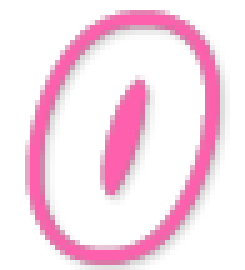
#> input picture image/default-0.png, 49 x 54 px (shown 5 times larger); its folder holds 4 pictures in this run
$ python background.py
#> lines starting #> are read from the running program, lines starting #| are printed output that depends on the picture
from PIL import Image
import math

def dec2bin(n, l):
    s = str(bin(n))
    return '0' * (l + 2 - len(s)) + s[2:]

mif = open('default.mif', 'w')
mif.write('WIDTH = 10;\n')
mif.write('DEPTH = 16384;\n')
mif.write('ADDRESS_RADIX = BIN;\n')
mif.write('DATA_RADIX = BIN;\n')
mif.write('CONTENT BEGIN\n')

for index in range(10):
    image = Image.open("default-" + str(index) + ".png").convert("RGBA")
#> image is the input picture: PIL image 49x54 RGBA; mean R, G, B, A 197.6, 167.3, 182.2, 149.2
    newImage = Image.new("RGBA", (50, 75))
#> newImage: PIL image 50x75 RGBA; every value is 0
    left = math.floor((newImage.size[0] - image.size[0]) / 2)
#> left = 0
    top = math.floor((newImage.size[1] - image.size[1]) / 2)
#> top = 10
    width = image.size[0]
#> width = 49
    height = image.size[1]
#> height = 54
    newWidth = newImage.size[0]
#> newWidth = 50
    newHeight = newImage.size[1]
#> newHeight = 75
    for i in range(top):
        for j in range(newWidth):
            newImage.putpixel((j, i), (255, 255, 255, 0))
    for i in range(top, top + height):
        for j in range(left):
            newImage.putpixel((j, i), (255, 255, 255, 0))
        for j in range(left, left + width):
            newImage.putpixel((j, i), image.getpixel((j - left, i - top)))
        for j in range(left + width, newWidth):
            newImage.putpixel((j, i), (255, 255, 255, 0))
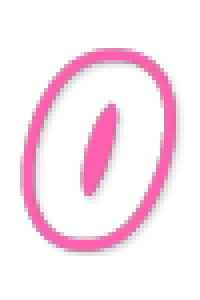
#> newImage: PIL image 50x75 RGBA (shown 4 times larger); mean R, G, B, A 177.1, 155.7, 166.2, 105.3; transparent parts drawn white
    for i in range(top + height, newHeight):
        for j in range(newWidth):
            newImage.putpixel((j, i), (255, 255, 255, 0))
    newImage.thumbnail((20, 30))
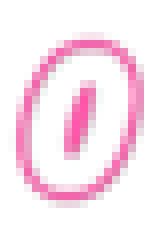
#> newImage: PIL image 20x30 RGBA (shown 8 times larger); mean R, G, B, A 113.8, 88, 100.6, 105.5; transparent parts drawn white
    newImage.save("small-default-" + str(index) + ".png")

    s1 = dec2bin(index, 4)
    for x in range(32):
        s2 = dec2bin(x, 5)
        for y in range(32):
            s3 = dec2bin(y, 5)
            if x < 20 and y < 30:
                pixel = newImage.getpixel((x, y))
                r = dec2bin(pixel[0], 8)[:3]
                g = dec2bin(pixel[1], 8)[:3]
                b = dec2bin(pixel[2], 8)[:3]
                a = '0' if pixel[3] == 0 else '1'
                mif.write(s1 + s2 + s3 + ' : ' + r + g + b + a +';\n')
            else:
                mif.write(s1 + s2 + s3 + ' : 1111111110;\n')
#> pass 2 of the loop `for index in range(10):`:
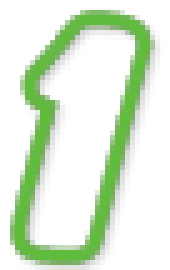
#> input picture image/default-1.png, 34 x 54 px (shown 5 times larger)
#> image is the input picture: PIL image 34x54 RGBA; mean R, G, B, A 135.2, 152.9, 128.1, 137
#> after the loop `for i in range(top, top + height):`:
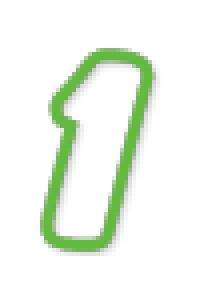
#> newImage: PIL image 50x75 RGBA (shown 4 times larger); mean R, G, B, A 158.9, 167.6, 155.5, 67.1; transparent parts drawn white
#> `newImage.thumbnail((20, 30))`:
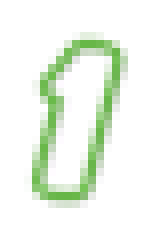
#> newImage: PIL image 20x30 RGBA (shown 8 times larger); mean R, G, B, A 55.7, 67.5, 51.1, 67.3; transparent parts drawn white
#> the loop `for x in range(32):` made 32 passes
#> s2 on passes 2 to 6: '00001', '00010', '00011', '00100', '00101'
#> pass 3 of the loop `for index in range(10):`:
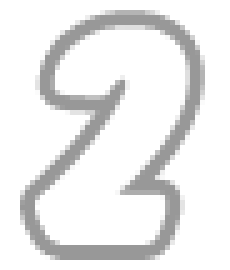
#> input picture image/default-2.png, 46 x 54 px (shown 5 times larger)
#> image is the input picture: PIL image 46x54 RGBA; mean R, G, B, A 228, 228, 228, 129
#> after the loop `for i in range(top, top + height):`:
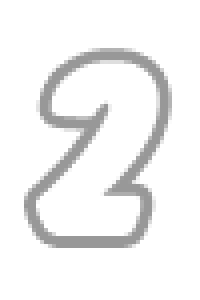
#> newImage: PIL image 50x75 RGBA (shown 4 times larger); mean R, G, B, A 199.7, 199.7, 199.7, 85.5; transparent parts drawn white
#> `newImage.thumbnail((20, 30))`:
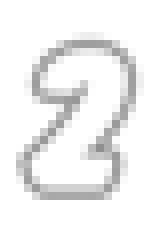
#> newImage: PIL image 20x30 RGBA (shown 8 times larger); mean R, G, B, A 85.2, 85.2, 85.2, 85.9; transparent parts drawn white
#> (the run stopped early here; a loop or call above may not have finished)
